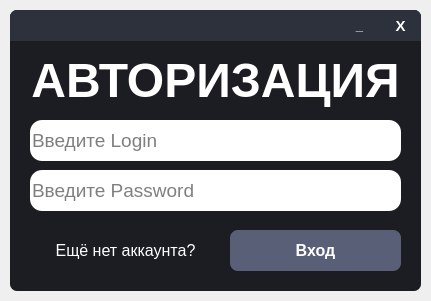
<?xml version="1.0" encoding="UTF-8"?>
<ui version="4.0">
 <class>MainWindow</class>
 <widget class="QMainWindow" name="MainWindow">
  <property name="geometry">
   <rect>
    <x>0</x>
    <y>0</y>
    <width>431</width>
    <height>301</height>
   </rect>
  </property>
  <property name="windowTitle">
   <string>MainWindow</string>
  </property>
  <widget class="QWidget" name="centralwidget">
   <widget class="QFrame" name="Window">
    <property name="geometry">
     <rect>
      <x>10</x>
      <y>10</y>
      <width>411</width>
      <height>281</height>
     </rect>
    </property>
    <property name="styleSheet">
     <string notr="true">QFrame{
	border-radius: 7px;
	background-color: #1B1D23;
}</string>
    </property>
    <property name="frameShape">
     <enum>QFrame::StyledPanel</enum>
    </property>
    <property name="frameShadow">
     <enum>QFrame::Raised</enum>
    </property>
    <widget class="QFrame" name="WindowFrame">
     <property name="geometry">
      <rect>
       <x>0</x>
       <y>0</y>
       <width>411</width>
       <height>31</height>
      </rect>
     </property>
     <property name="styleSheet">
      <string notr="true">QFrame{
	border-bottom-left-radius: 0px;
	border-bottom-right-radius: 0px;
	background-color: #2C313C;
}</string>
     </property>
     <property name="frameShape">
      <enum>QFrame::StyledPanel</enum>
     </property>
     <property name="frameShadow">
      <enum>QFrame::Raised</enum>
     </property>
     <widget class="QPushButton" name="CloseWindowButton">
      <property name="geometry">
       <rect>
        <x>370</x>
        <y>0</y>
        <width>41</width>
        <height>31</height>
       </rect>
      </property>
      <property name="font">
       <font>
        <pointsize>11</pointsize>
        <weight>75</weight>
        <bold>true</bold>
       </font>
      </property>
      <property name="cursor">
       <cursorShape>PointingHandCursor</cursorShape>
      </property>
      <property name="styleSheet">
       <string notr="true">QPushButton{
	color: white;
	border: none;
	border-top-right-radius: 7px;
	background-color: #2C313C;
}

QPushButton:hover{
	background-color: #45494D;
}

QPushButton:pressed{
	color: #EA2F4E;
}</string>
      </property>
      <property name="text">
       <string>X</string>
      </property>
     </widget>
     <widget class="QPushButton" name="MinimizeWindowButton">
      <property name="geometry">
       <rect>
        <x>329</x>
        <y>0</y>
        <width>41</width>
        <height>31</height>
       </rect>
      </property>
      <property name="font">
       <font>
        <pointsize>10</pointsize>
        <weight>75</weight>
        <bold>true</bold>
       </font>
      </property>
      <property name="cursor">
       <cursorShape>PointingHandCursor</cursorShape>
      </property>
      <property name="styleSheet">
       <string notr="true">QPushButton{
	color: white;
	border: none;
	background-color: #2C313C;
}

QPushButton:hover{
	background-color: #45494D;
}

QPushButton:pressed{
	color: #EA2F4E;
}</string>
      </property>
      <property name="text">
       <string>_</string>
      </property>
      <property name="default">
       <bool>false</bool>
      </property>
     </widget>
    </widget>
    <widget class="QLabel" name="Label">
     <property name="geometry">
      <rect>
       <x>20</x>
       <y>40</y>
       <width>371</width>
       <height>61</height>
      </rect>
     </property>
     <property name="sizePolicy">
      <sizepolicy hsizetype="Minimum" vsizetype="Fixed">
       <horstretch>0</horstretch>
       <verstretch>0</verstretch>
      </sizepolicy>
     </property>
     <property name="font">
      <font>
       <pointsize>36</pointsize>
       <weight>75</weight>
       <italic>false</italic>
       <bold>true</bold>
       <underline>false</underline>
       <strikeout>false</strikeout>
       <kerning>true</kerning>
      </font>
     </property>
     <property name="styleSheet">
      <string notr="true">QLabel{
	color: white;
}</string>
     </property>
     <property name="text">
      <string>АВТОРИЗАЦИЯ</string>
     </property>
     <property name="alignment">
      <set>Qt::AlignCenter</set>
     </property>
    </widget>
    <widget class="QLineEdit" name="LoginLineEdit">
     <property name="geometry">
      <rect>
       <x>20</x>
       <y>110</y>
       <width>371</width>
       <height>41</height>
      </rect>
     </property>
     <property name="font">
      <font>
       <pointsize>14</pointsize>
      </font>
     </property>
     <property name="styleSheet">
      <string notr="true">QLineEdit{
	border-radius: 12px;
}</string>
     </property>
     <property name="inputMethodHints">
      <set>Qt::ImhNone</set>
     </property>
     <property name="inputMask">
      <string/>
     </property>
     <property name="text">
      <string/>
     </property>
     <property name="frame">
      <bool>false</bool>
     </property>
     <property name="placeholderText">
      <string>Введите Login</string>
     </property>
     <property name="cursorMoveStyle">
      <enum>Qt::LogicalMoveStyle</enum>
     </property>
    </widget>
    <widget class="QLineEdit" name="PasswordLineEdit">
     <property name="geometry">
      <rect>
       <x>20</x>
       <y>160</y>
       <width>331</width>
       <height>41</height>
      </rect>
     </property>
     <property name="font">
      <font>
       <pointsize>14</pointsize>
      </font>
     </property>
     <property name="styleSheet">
      <string notr="true">QLineEdit{
	border-bottom-right-radius: 0px;
	border-top-right-radius: 0px;
	border-bottom-left-radius: 12px;
	border-top-left-radius: 12px;
}</string>
     </property>
     <property name="inputMask">
      <string/>
     </property>
     <property name="text">
      <string/>
     </property>
     <property name="frame">
      <bool>false</bool>
     </property>
     <property name="echoMode">
      <enum>QLineEdit::Password</enum>
     </property>
     <property name="dragEnabled">
      <bool>false</bool>
     </property>
     <property name="readOnly">
      <bool>false</bool>
     </property>
     <property name="placeholderText">
      <string>Введите Password</string>
     </property>
    </widget>
    <widget class="QPushButton" name="AuthorizationButton">
     <property name="geometry">
      <rect>
       <x>220</x>
       <y>220</y>
       <width>171</width>
       <height>41</height>
      </rect>
     </property>
     <property name="font">
      <font>
       <pointsize>12</pointsize>
       <weight>75</weight>
       <bold>true</bold>
      </font>
     </property>
     <property name="cursor">
      <cursorShape>PointingHandCursor</cursorShape>
     </property>
     <property name="styleSheet">
      <string notr="true">QPushButton{
	color: white;
	border-radius: 8px;
	background-color: #595F76;
}

QPushButton:hover{
	background-color: #50566E;
}

QPushButton:pressed{
	background-color: #434965;
}</string>
     </property>
     <property name="text">
      <string>Вход</string>
     </property>
    </widget>
    <widget class="QPushButton" name="AskButton">
     <property name="geometry">
      <rect>
       <x>40</x>
       <y>230</y>
       <width>151</width>
       <height>21</height>
      </rect>
     </property>
     <property name="font">
      <font>
       <pointsize>12</pointsize>
       <weight>50</weight>
       <bold>false</bold>
       <underline>false</underline>
       <strikeout>false</strikeout>
      </font>
     </property>
     <property name="cursor">
      <cursorShape>PointingHandCursor</cursorShape>
     </property>
     <property name="styleSheet">
      <string notr="true">QPushButton{
	color: white;
	border: none;
}

QPushButton:hover{
	color: #ebebeb;
}

QPushButton:pressed{
	color: white;
}</string>
     </property>
     <property name="text">
      <string>Eщё нет аккаунта?</string>
     </property>
    </widget>
    <widget class="QFrame" name="frame">
     <property name="geometry">
      <rect>
       <x>350</x>
       <y>160</y>
       <width>41</width>
       <height>41</height>
      </rect>
     </property>
     <property name="styleSheet">
      <string notr="true">QFrame{
	border-bottom-right-radius: 12px;
	border-top-right-radius: 12px;
	border-bottom-left-radius: 0px;
	border-top-left-radius: 0px;
	background-color: white;
}</string>
     </property>
     <property name="frameShape">
      <enum>QFrame::StyledPanel</enum>
     </property>
     <property name="frameShadow">
      <enum>QFrame::Raised</enum>
     </property>
     <widget class="QPushButton" name="ShowPasswordButton">
      <property name="geometry">
       <rect>
        <x>0</x>
        <y>0</y>
        <width>41</width>
        <height>41</height>
       </rect>
      </property>
      <property name="styleSheet">
       <string notr="true">QPushButton{
	border: none;
}</string>
      </property>
      <property name="text">
       <string/>
      </property>
      <property name="icon">
       <iconset>
        <normaloff>../../Icons/eyeOn.png</normaloff>../../Icons/eyeOn.png</iconset>
      </property>
      <property name="iconSize">
       <size>
        <width>32</width>
        <height>32</height>
       </size>
      </property>
     </widget>
    </widget>
   </widget>
  </widget>
 </widget>
 <resources/>
 <connections/>
</ui>
